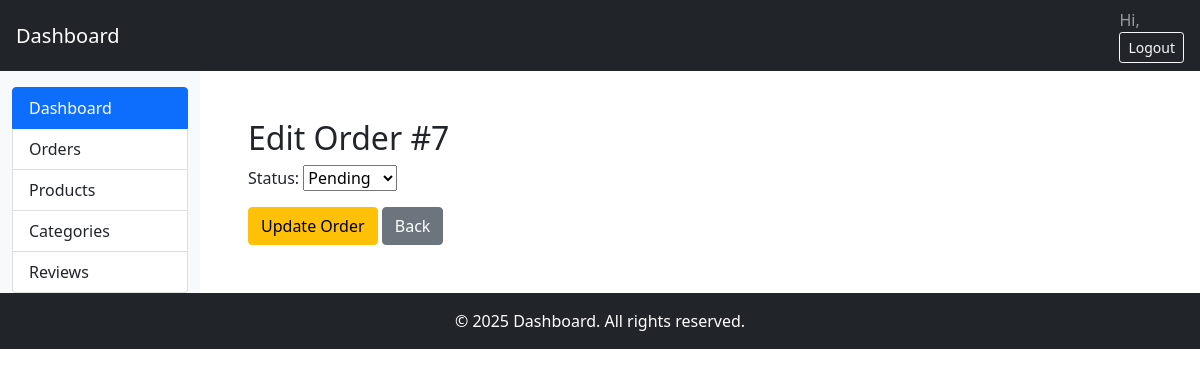
The page /shop/orders/7/update/ on the database as committed earlier.
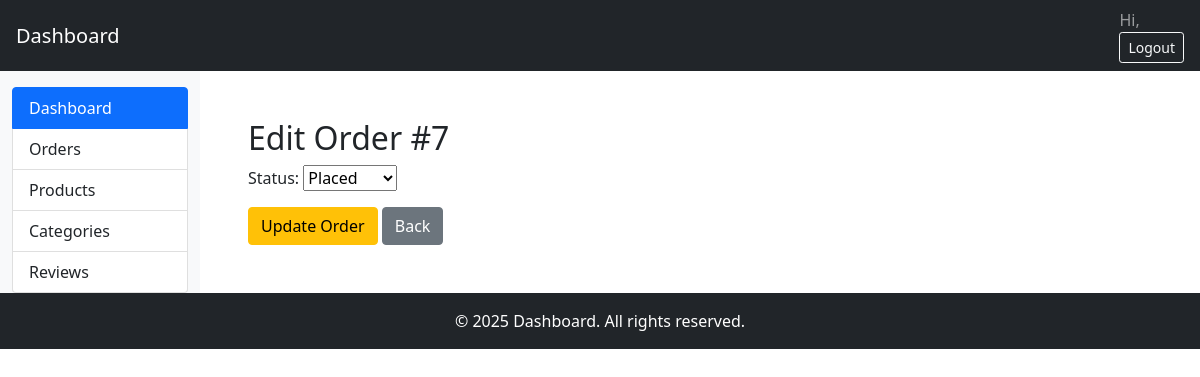
The same page on the database as committed later.
### shop/models.py (models this page shows, shortened)
class Order(models.Model):
    STATUS_OPTIONS = [
        ('PENDING', 'Pending'),
        ('PLACED', 'Placed'),
        ('DELIVERED', 'Delivered'),
        ('CANCELED', 'Canceled'),
    ]
    ordered_by = models.ForeignKey(User, on_delete=models.CASCADE, related_name='ordered_by')
    ordered_on = models.DateTimeField(auto_now_add=True)
    status = models.CharField(max_length=10, choices=STATUS_OPTIONS)

### shop/views.py (the view)
# urls.py: path('orders/<int:pk>/update/', OrderUpdateView.as_view(), name='order_update'),
class OrderUpdateView(UpdateView):
    model = Order
    form_class = OrderForm
    template_name = 'shop/order/order_update.html'
    success_url = reverse_lazy('shop:order_list')

### shop/forms.py
class OrderForm(forms.ModelForm):
    class Meta:
        model = Order
        fields = ['status']

### shop/templates/shop/order/order_update.html (shortened to what this page needs)
{% extends 'dashboard.html' %}
{% block content %}
<div class="container mt-4">
  <h2>Edit Order #{{ object.pk }}</h2>
  <form method="post" novalidate>
    {{ form.as_p|safe }}
    <button type="submit" class="btn btn-warning">Update Order</button>
    <a href="{% url 'shop:order_list' %}" class="btn btn-secondary">Back</a>
  </form>
</div>
{% endblock %}

Rows that differ between the two databases and show on the page:
changed Order id 7: status "Pending" → "Placed"
